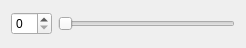
<?xml version="1.0" encoding="UTF-8"?>
<ui version="4.0">
 <class>SmallWidget</class>
 <widget class="QWidget" name="SmallWidget">
  <property name="geometry">
   <rect>
    <x>0</x>
    <y>0</y>
    <width>246</width>
    <height>48</height>
   </rect>
  </property>
  <property name="windowTitle">
   <string>Form</string>
  </property>
  <layout class="QHBoxLayout" name="horizontalLayout">
   <item>
    <widget class="QSpinBox" name="spinBox"/>
   </item>
   <item>
    <widget class="QSlider" name="horizontalSlider">
     <property name="orientation">
      <enum>Qt::Horizontal</enum>
     </property>
    </widget>
   </item>
  </layout>
 </widget>
 <resources/>
 <connections/>
</ui>
